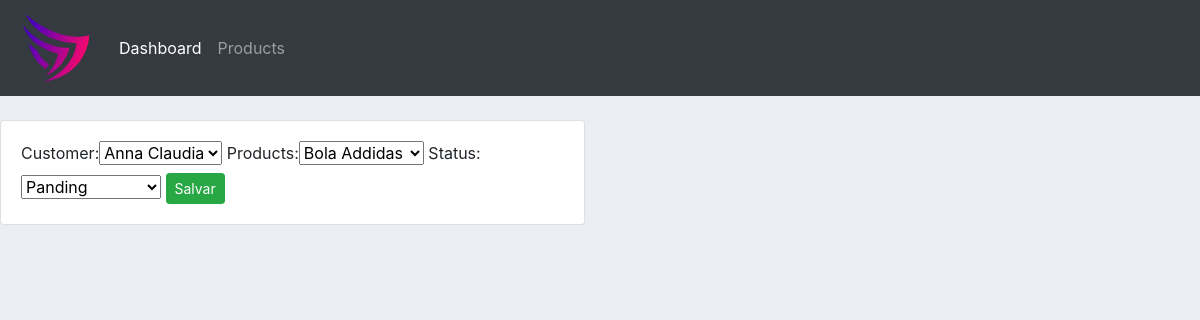
The page /update_order/1/ on the database its author committed.
### accounts/models.py (models this page shows, shortened)
class Order(models.Model):
    STATUS = (
        ("Panding", "Panding"),
        ("Out for delivery", "Out for delivery"),
        ("Delivered", "Delivered"),
    )
    customer = models.ForeignKey(Customer, null=True, on_delete=models.SET_NULL)
    products = models.ForeignKey(Products, null=True, on_delete=models.SET_NULL)
    date_created = models.DateTimeField(auto_now_add=True, null=True)
    status = models.CharField(max_length=200, null=True, choices=STATUS)

### accounts/views.py (the view)
# urls.py: path('update_order/<str:pk>/', views.updateOrder, name='update_order'),
def updateOrder(request, pk):
    order = Order.objects.get(id=pk)
    form = OrderForm(instance=order)
    if request.method == 'POST':
        form = OrderForm(request.POST, instance=order)
        if form.is_valid():
            form.save()
            return redirect('/')
    context = {'form':form}
    return render(request, 'order_form.html', context)

### accounts/forms.py
class OrderForm(ModelForm):
    class Meta:
        model = Order
        fields = '__all__'

### accounts/models.py (called while the page is built)
    def __str__(self):
        return self.name

    def __str__(self):
        return self.name

### accounts/templates/order_form.html (shortened to what this page needs)
{% extends 'main.html' %}
{% load static %}
{% block content %}
<br>
<div class="row">
    <div class="col-md-6">
        <div class="card card-body">
            <form action="" method="POST">
                {{form}}
                <input class="btn btn-sm btn-success" type="submit" name="submit" value="Salvar">
            </form>
        </div>
    </div>
</div>
{% endblock %}

### accounts/static/css/style.css (style rules this page uses)
body { background-color: #ebeff5; }

### rows shown on the page
Order: customer "Anna Claudia", products "Bola Addidas", status "Panding"
